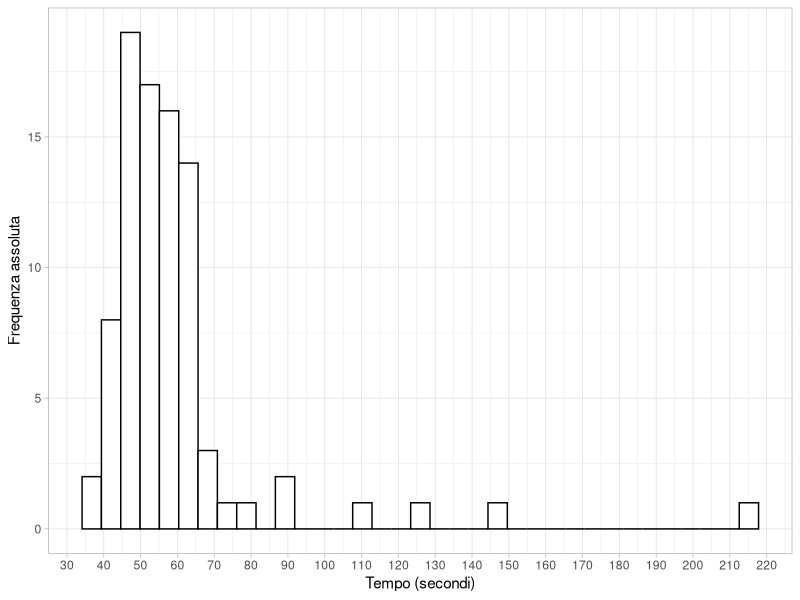
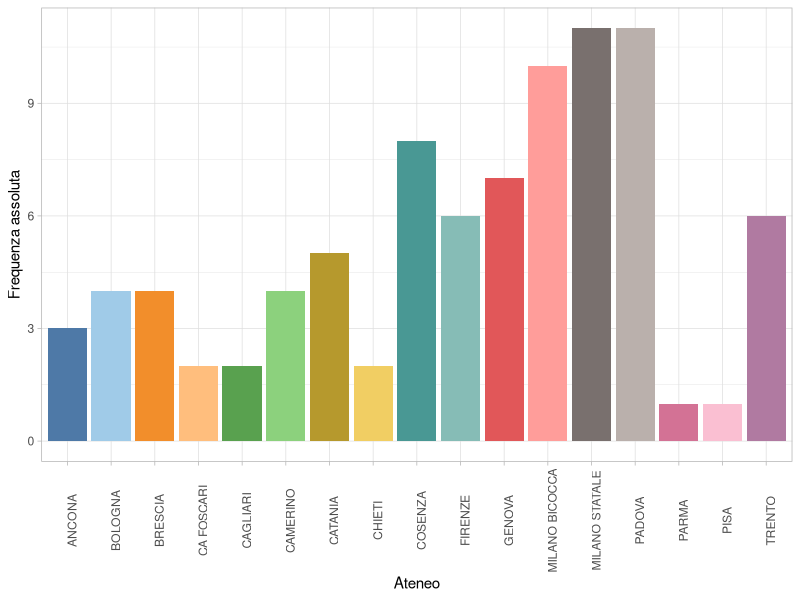
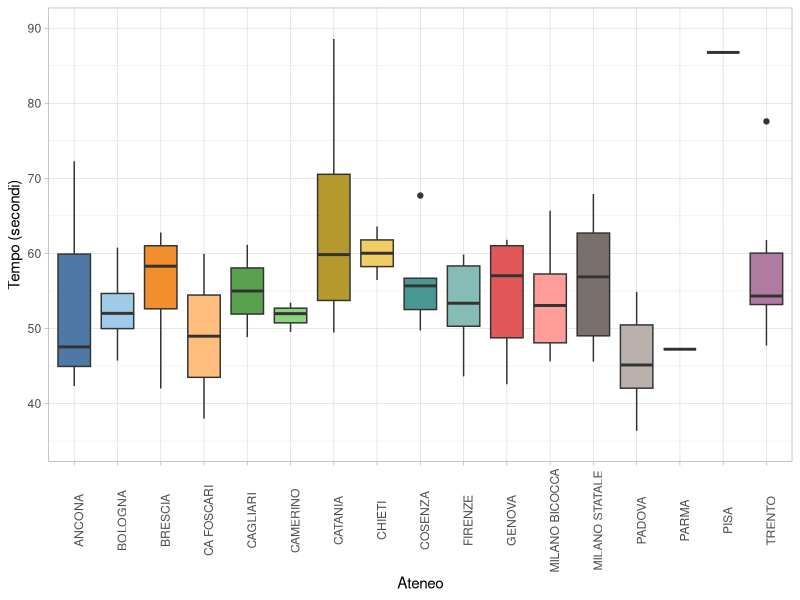
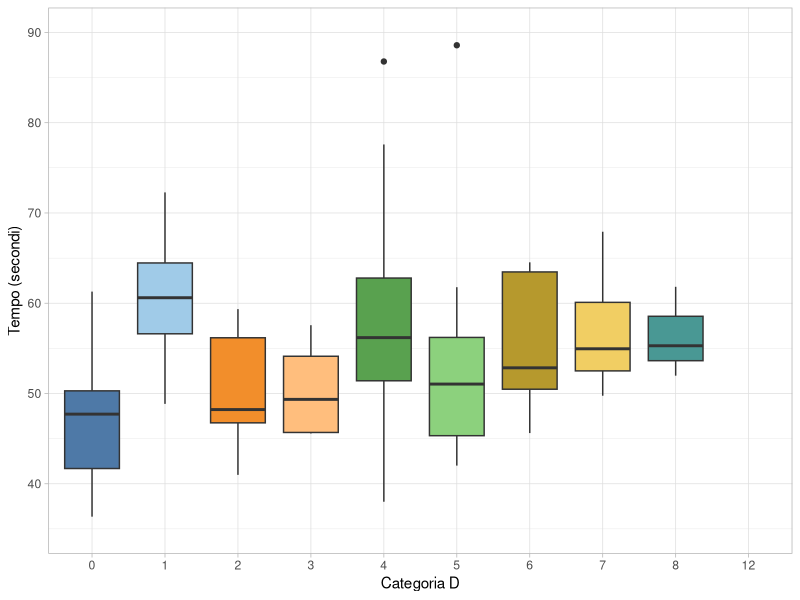

R code for these plots, in order:
## ---- chunk 1
#| echo: false
#| message: false
rm(list = ls())
gigante_f <- read.csv("gigante_femminile.csv", sep = ";")

library(tidyverse)
library(lubridate)
library(stringr)
library(ggthemes)

gigante_f$Categoria <- as.numeric(str_remove(gigante_f$Categoria, "D"))

gigante_f$Tempo[1:62] <- paste("0:", gigante_f$Tempo[1:62], sep = "")
gigante_f$Tempo <- ms(gigante_f$Tempo)

gigante_f$Ateneo <- as.factor(gigante_f$Ateneo)
gigante_f$Categoria <- as.factor(gigante_f$Categoria)
# glimpse(gigante_f)
## ---- chunk 2
#summary(gigante_f$Tempo)
## ---- chunk 3
#| fig-width: 8
#| fig-height: 4
ggplot(data = gigante_f, aes(x = Tempo, y = after_stat(count))) + geom_histogram(fill = "white", col = "black", bins = 35) + theme_light() + ylab("Frequenza assoluta") + xlab("Tempo (secondi)") + scale_x_continuous(n.breaks = 20)
## ---- chunk 4
#| fig-width: 8
#| fig-height: 4
ggplot(data = gigante_f, aes(x = Ateneo, y = after_stat(count), fill = Ateneo)) + geom_bar() + theme_light() + ylab("Frequenza assoluta") + theme_light() + theme(axis.text.x = element_text(angle = 90), legend.position = "none") + scale_fill_tableau(palette = "Tableau 20")
## ---- chunk 5
#| warning: false
#| fig-width: 8
#| fig-height: 4
ggplot(data = gigante_f, aes(x = Ateneo, y = Tempo, fill = Ateneo)) + geom_boxplot() + theme_light() + theme(axis.text.x = element_text(angle = 90), legend.position = "none") + ylab("Tempo (secondi)") + ylim(c(35, 90)) + scale_fill_tableau(palette = "Tableau 20")
## ---- chunk 6
#| warning: false
#| fig-width: 8
#| fig-height: 4
ggplot(data = gigante_f, aes(x = Categoria, y = Tempo, fill = Categoria)) + geom_boxplot() + theme_light() + theme( legend.position = "none") + ylab("Tempo (secondi)") + ylim(c(35, 90)) + xlab("Categoria D") + scale_fill_tableau(palette = "Tableau 20")
